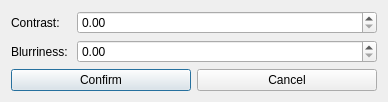
<?xml version="1.0" encoding="UTF-8"?>
<ui version="4.0">
 <class>Dialog</class>
 <widget class="QDialog" name="Dialog">
  <property name="geometry">
   <rect>
    <x>0</x>
    <y>0</y>
    <width>379</width>
    <height>99</height>
   </rect>
  </property>
  <property name="windowTitle">
   <string>Dialog</string>
  </property>
  <layout class="QVBoxLayout" name="verticalLayout">
   <item>
    <layout class="QHBoxLayout" name="horizontalLayout">
     <item>
      <widget class="QLabel" name="label">
       <property name="text">
        <string>Contrast: </string>
       </property>
      </widget>
     </item>
     <item>
      <widget class="QDoubleSpinBox" name="contrastSpinbox">
       <property name="minimumSize">
        <size>
         <width>300</width>
         <height>0</height>
        </size>
       </property>
      </widget>
     </item>
    </layout>
   </item>
   <item>
    <layout class="QHBoxLayout" name="horizontalLayout_2">
     <item>
      <widget class="QLabel" name="label_2">
       <property name="text">
        <string>Blurriness: </string>
       </property>
      </widget>
     </item>
     <item>
      <widget class="QDoubleSpinBox" name="sharpnessSpinbox">
       <property name="minimumSize">
        <size>
         <width>300</width>
         <height>0</height>
        </size>
       </property>
      </widget>
     </item>
    </layout>
   </item>
   <item>
    <layout class="QHBoxLayout" name="horizontalLayout_3">
     <item>
      <widget class="QPushButton" name="confirmBtn">
       <property name="text">
        <string>Confirm</string>
       </property>
      </widget>
     </item>
     <item>
      <widget class="QPushButton" name="cancelBtn">
       <property name="text">
        <string>Cancel</string>
       </property>
      </widget>
     </item>
    </layout>
   </item>
  </layout>
 </widget>
 <resources/>
 <connections/>
</ui>
